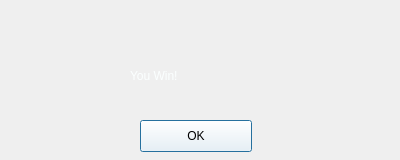
<?xml version="1.0" encoding="UTF-8"?>
<ui version="4.0">
 <class>myResult</class>
 <widget class="QDialog" name="myResult">
  <property name="geometry">
   <rect>
    <x>0</x>
    <y>0</y>
    <width>400</width>
    <height>160</height>
   </rect>
  </property>
  <property name="minimumSize">
   <size>
    <width>400</width>
    <height>160</height>
   </size>
  </property>
  <property name="maximumSize">
   <size>
    <width>400</width>
    <height>160</height>
   </size>
  </property>
  <property name="windowTitle">
   <string>Dialog</string>
  </property>
  <property name="styleSheet">
   <string notr="true">background:url(:/png/19.jpg);</string>
  </property>
  <widget class="QLabel" name="resLabel">
   <property name="geometry">
    <rect>
     <x>130</x>
     <y>60</y>
     <width>121</width>
     <height>31</height>
    </rect>
   </property>
   <property name="styleSheet">
    <string notr="true">background:rgba(192, 196, 196,0);
color:rgb(251, 255, 255);
font: 24pt &quot;Andale Mono&quot;;</string>
   </property>
   <property name="text">
    <string>You Win!</string>
   </property>
  </widget>
  <widget class="QPushButton" name="pushButton">
   <property name="geometry">
    <rect>
     <x>140</x>
     <y>120</y>
     <width>112</width>
     <height>32</height>
    </rect>
   </property>
   <property name="styleSheet">
    <string notr="true">background:rgb(255, 255, 255);
color:rgb(0, 0, 0);
font: 13pt &quot;Andale Mono&quot;;</string>
   </property>
   <property name="text">
    <string>OK</string>
   </property>
  </widget>
 </widget>
 <resources/>
 <connections/>
</ui>
